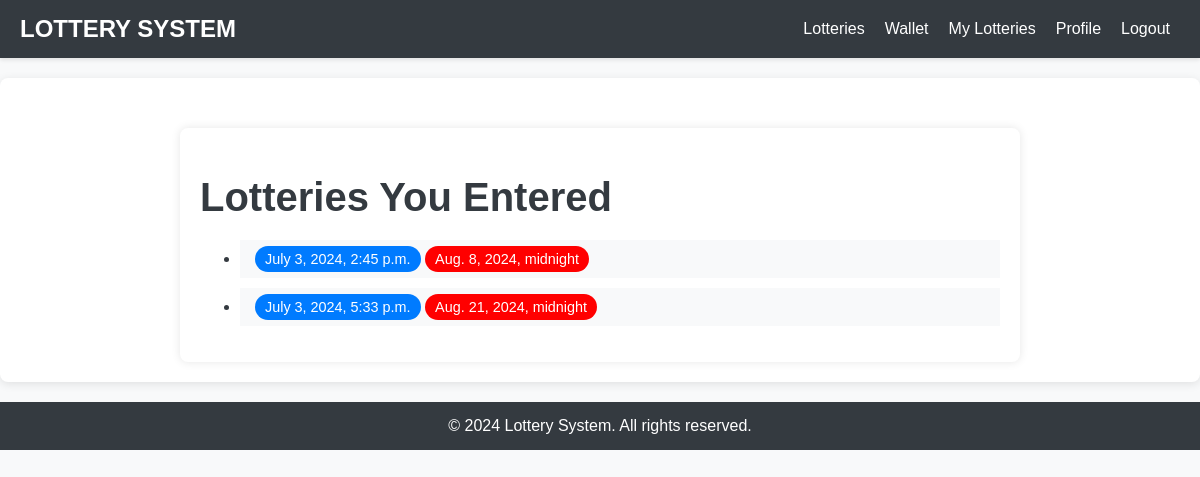
/my_lotteries/ (signed in), run on an earlier commit of the app's database.
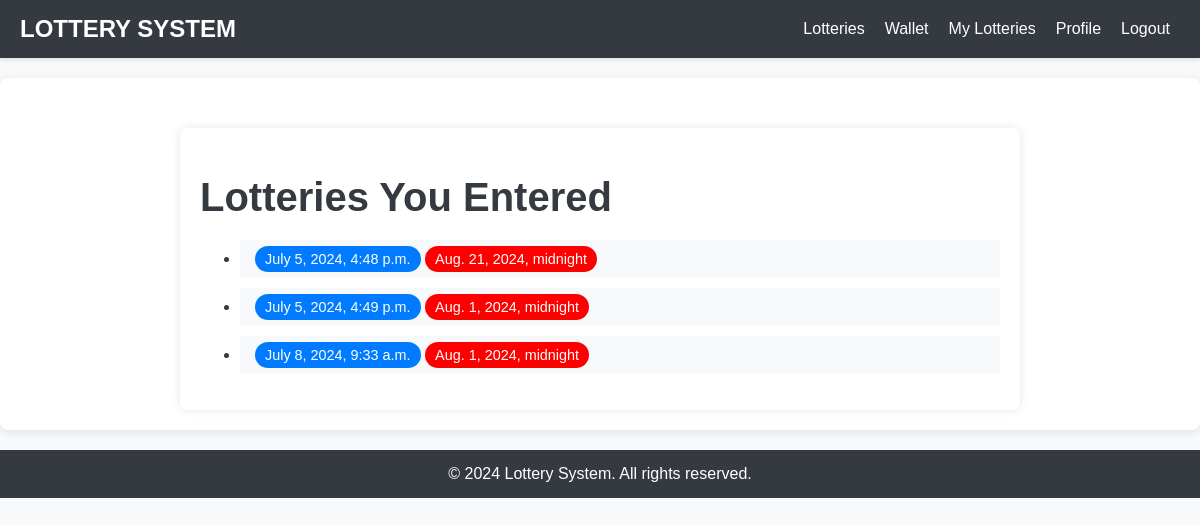
And on a later commit of the database.
### lottery/models.py (models this page shows, shortened)
class LotteryEntry(models.Model):
    user = models.ForeignKey(User, on_delete=models.CASCADE, related_name='lottery_entries')
    lottery = models.ForeignKey(Lottery, on_delete=models.CASCADE, related_name='entries')
    entered_at = models.DateTimeField(auto_now_add=True)
    class Meta:
        verbose_name_plural = 'Lottery Entries'

class Lottery(TitleDescriptionModel):
    image = models.ImageField(upload_to='')
    creator = models.ForeignKey(User, on_delete=models.CASCADE, related_name='created_by')
    expiry_date = models.DateTimeField()
    amount_to_enter = models.DecimalField(max_digits=10, decimal_places=2)
    winning_amount = models.DecimalField(max_digits=10, decimal_places=2)
    class Meta:
        verbose_name_plural = 'Lotteries'

### lottery/views.py (the view)
# urls.py: path('my_lotteries/', my_lotteries, name='users_lotteries'),
@login_required()
def my_lotteries(request):
    lottery_entries = LotteryEntry.objects.filter(user=request.user)
    return render(request, 'lottery/my_lotteries.html', {'lottery_entries': lottery_entries})

### lottery/templates/lottery/my_lotteries.html (shortened to what this page needs)
{% extends 'users/base.html' %}
{% block content %}
    <div class="container">
        <h1 class="mt-5 mb-4">Lotteries You Entered</h1>
        <ul class="list-group">
            {% for entry in lottery_entries %}
                <li class="list-group-item">
                    <div class="d-flex justify-content-between align-items-center">
                        <span class="date">{{ entry.entered_at }}</span>
                        <span class="expiry-date">{{ entry.lottery.expiry_date }}</span>
                    </div>
                </li>
            {% empty %}
                <li class="list-group-item">No lotteries entered yet.</li>
            {% endfor %}
        </ul>
    </div>
{% endblock %}

What changed in the data, as far as the page shows it:
removed LotteryEntry: entered_at "July 3, 2024, 2:45 p.m.", lottery.expiry_date "Aug. 8, 2024, midnight"
removed LotteryEntry: entered_at "July 3, 2024, 5:33 p.m.", lottery.expiry_date "Aug. 21, 2024, midnight"
added LotteryEntry: entered_at "July 5, 2024, 4:48 p.m.", lottery.expiry_date "Aug. 21, 2024, midnight"
added LotteryEntry: entered_at "July 5, 2024, 4:49 p.m.", lottery.expiry_date "Aug. 1, 2024, midnight"
added LotteryEntry: entered_at "July 8, 2024, 9:33 a.m.", lottery.expiry_date "Aug. 1, 2024, midnight"
